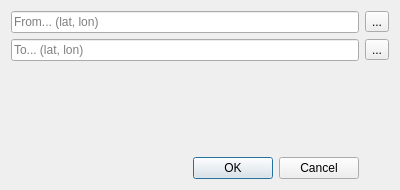
<?xml version="1.0" encoding="UTF-8"?>
<ui version="4.0">
 <class>QRoutingDialogBase</class>
 <widget class="QDialog" name="QRoutingDialogBase">
  <property name="geometry">
   <rect>
    <x>0</x>
    <y>0</y>
    <width>400</width>
    <height>190</height>
   </rect>
  </property>
  <property name="windowTitle">
   <string>QRouting</string>
  </property>
  <layout class="QGridLayout" name="gridLayout">
   <item row="3" column="0">
    <widget class="QDialogButtonBox" name="button_box">
     <property name="orientation">
      <enum>Qt::Horizontal</enum>
     </property>
     <property name="standardButtons">
      <set>QDialogButtonBox::Cancel|QDialogButtonBox::Ok</set>
     </property>
    </widget>
   </item>
   <item row="1" column="0">
    <widget class="QgsFilterLineEdit" name="to_xy">
     <property name="placeholderText">
      <string>To... (lat, lon)</string>
     </property>
     <property name="qgisRelation" stdset="0">
      <string notr="true"/>
     </property>
    </widget>
   </item>
   <item row="0" column="0">
    <widget class="QgsFilterLineEdit" name="from_xy">
     <property name="placeholderText">
      <string>From... (lat, lon)</string>
     </property>
     <property name="qgisRelation" stdset="0">
      <string notr="true"/>
     </property>
    </widget>
   </item>
   <item row="0" column="1">
    <widget class="QToolButton" name="from_map_button">
     <property name="text">
      <string>...</string>
     </property>
    </widget>
   </item>
   <item row="1" column="1">
    <widget class="QToolButton" name="to_map_button">
     <property name="text">
      <string>...</string>
     </property>
    </widget>
   </item>
   <item row="2" column="0" colspan="2">
    <widget class="QgsProjectionSelectionWidget" name="crs_input"/>
   </item>
  </layout>
 </widget>
 <customwidgets>
  <customwidget>
   <class>QgsFilterLineEdit</class>
   <extends>QLineEdit</extends>
   <header>qgsfilterlineedit.h</header>
  </customwidget>
  <customwidget>
   <class>QgsProjectionSelectionWidget</class>
   <extends>QWidget</extends>
   <header>qgsprojectionselectionwidget.h</header>
  </customwidget>
 </customwidgets>
 <resources/>
 <connections>
  <connection>
   <sender>button_box</sender>
   <signal>accepted()</signal>
   <receiver>QRoutingDialogBase</receiver>
   <slot>accept()</slot>
   <hints>
    <hint type="sourcelabel">
     <x>20</x>
     <y>20</y>
    </hint>
    <hint type="destinationlabel">
     <x>20</x>
     <y>20</y>
    </hint>
   </hints>
  </connection>
  <connection>
   <sender>button_box</sender>
   <signal>rejected()</signal>
   <receiver>QRoutingDialogBase</receiver>
   <slot>reject()</slot>
   <hints>
    <hint type="sourcelabel">
     <x>20</x>
     <y>20</y>
    </hint>
    <hint type="destinationlabel">
     <x>20</x>
     <y>20</y>
    </hint>
   </hints>
  </connection>
 </connections>
</ui>
